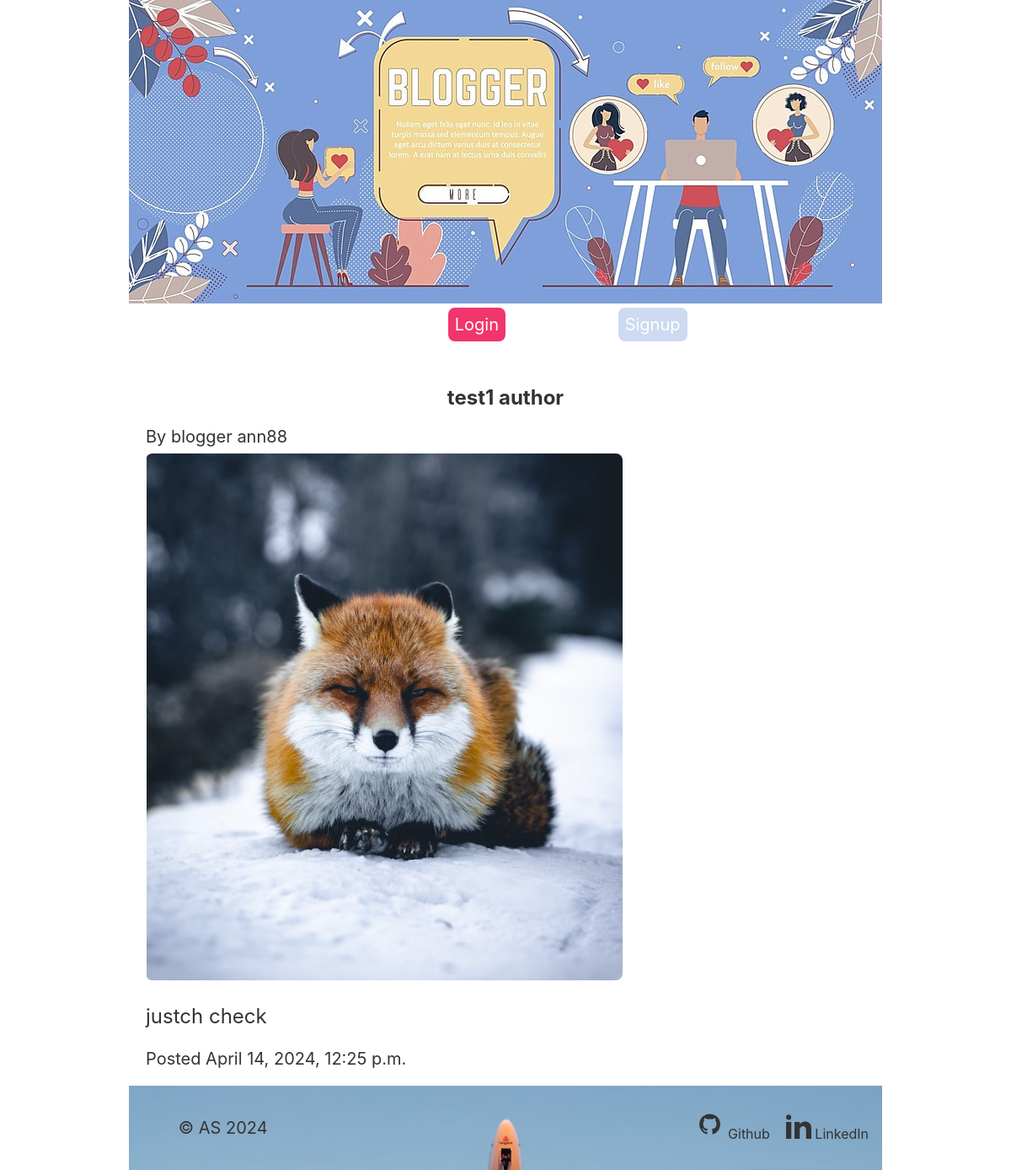
/articles/1/, run on the app's committed database.
### articles/models.py (models this page shows, shortened)
class Article(models.Model):
    title = models.CharField(max_length=256)
    slug = models.SlugField()
    body = models.TextField()
    created_at = models.DateTimeField(auto_now_add=True)
    thumb = models.ImageField(default='default.png', blank=True)
    author = models.ForeignKey(User, on_delete=models.SET_DEFAULT, default='authorX')

### articles/views.py (the view)
# urls.py: path("<int:article_id>/", views.article_detail, name="article_detail"),
def article_detail(request, article_id):
    article = Article.objects.get(id=article_id)
    return render(request, 'articles/article_detail.html', {'article': article})

### articles/templates/articles/article_detail.html
{% extends 'base_layout.html' %}
{% block content %}
    <div class="article-container">
        <div class="article-detail">
            <h2>{{ article.title }}</h2>
            <p>By blogger {{ article.author }} </p>
        <img src="{{article.thumb.url}}"/>
        <div class="article-body grid">
            <p>{{ article.body }}</p>
            </div>
        <p>Posted {{ article.created_at }}</p>
    </div>
    </div>
{% endblock %}

### assets/styles.css (style rules this page uses)
* { margin: 0; font-family: -apple-system, BlinkMacSystemFont, "Segoe UI", "Roboto", "Oxygen", "Ubuntu", "Cantarell", "Fira Sans", "Droid Sans", "Helvetica Neue", sans-serif; color: #333; }
:root { --primary: #f1356d; --lighter-primary: #f1356d4f; --secondary: #7f9fda63; --grey-text: #6a776f; --red-warning: #ff5722; --text-basic: #333; }
body, p, a, ul, li { margin:0; padding: 0; text-decoration: none; }
body { background-color: white; overflow-x: hidden; font-size: 14px; }
h2 { font-size: 1.2em; }
.grid { display: grid; grid-template-columns: repeat(8, 1fr); }
.article-detail { margin: 16px; }
.article-detail img { max-width: 100%; border-radius: 8px; margin-top: 8px; }
.article-detail h2 { text-align: center; margin: 20px auto; }
.article-body { padding: 20px 0; }
.article-body p { grid-column: 1/8; font-size: 1.2em; line-height: 1.5em; }
@media screen and (min-width: 620px) { body { font-size: 16px; } }
@media screen and (min-width: 620px) { .article-detail { margin: 20px; } }
@media screen and (min-width: 620px) { .article-body p { grid-column: 1/7; } }
@media screen and (min-width: 960px) { body { font-size: 18px; } }
@media screen and (min-width: 1200px) { body { font-size: 20px; } }

### data on the page
Article: title "test1 author", author "ann88", thumb (placeholder picture), body "justch check", created_at "April 14, 2024, 12:25 p.m."
